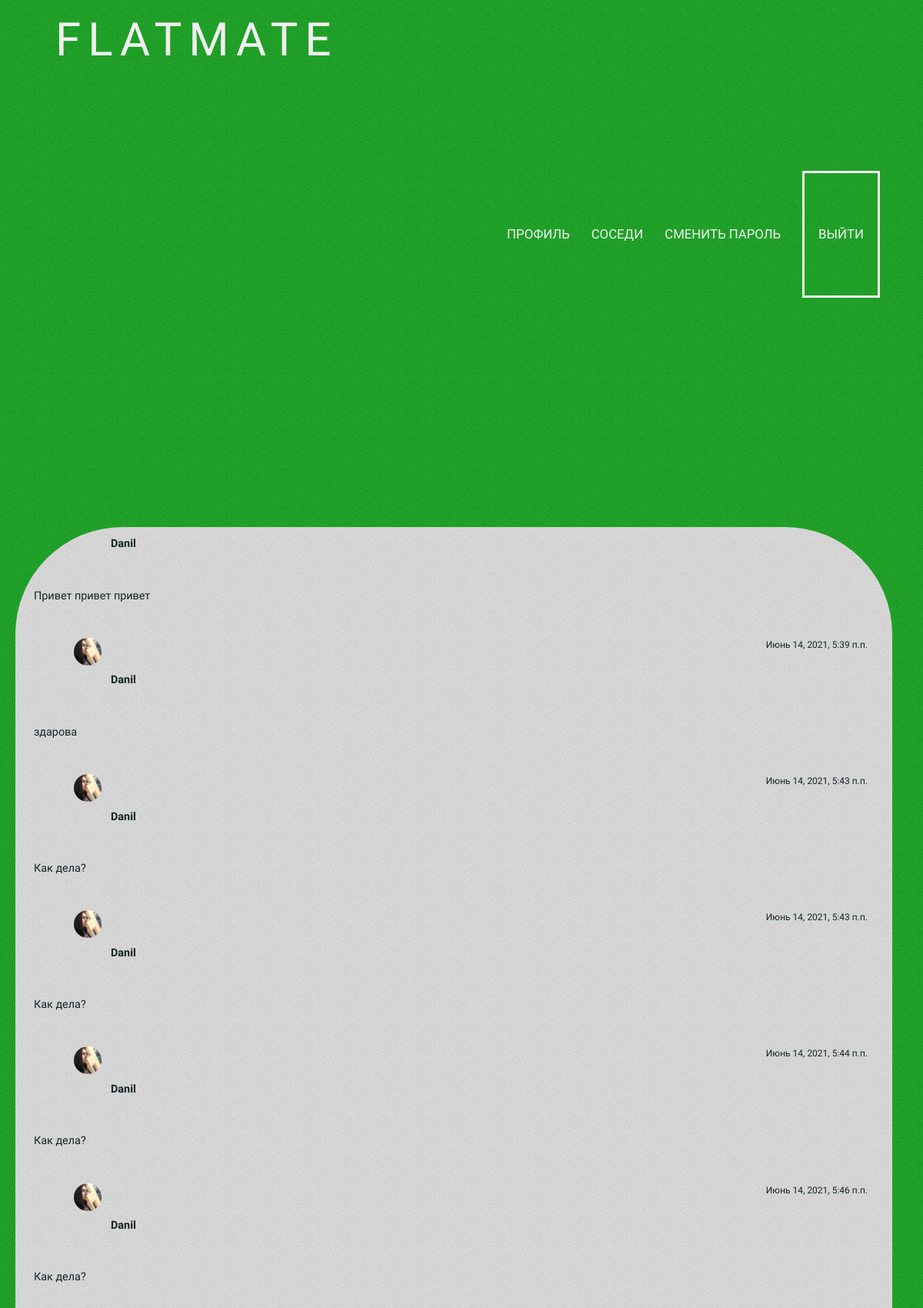
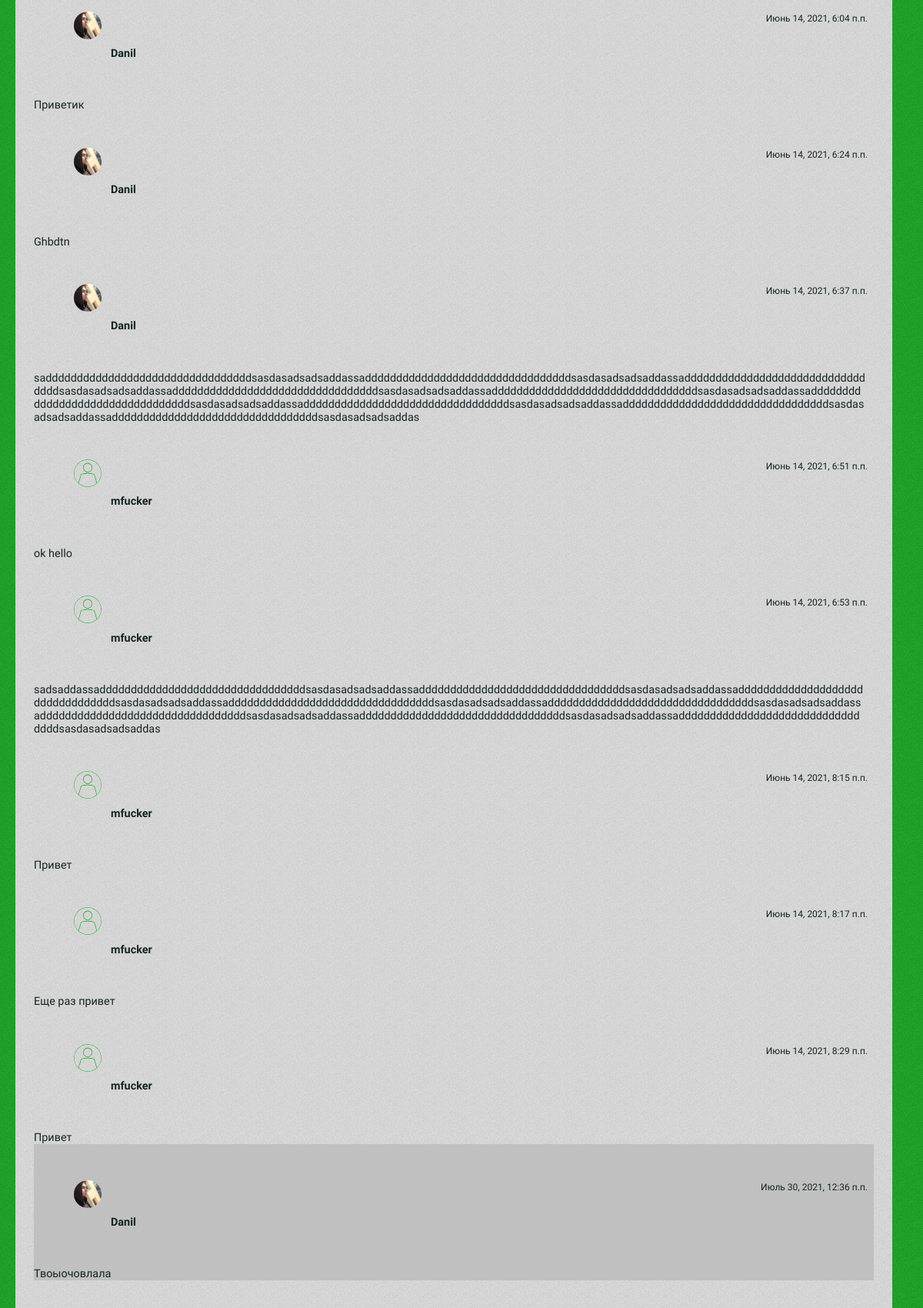
/messages/342/ (signed in, upper part), run on the app's committed database (2 pictures, top to bottom).
### flmate/models.py (models this page shows, shortened)
class Message(models.Model):
    chat = models.ForeignKey(Chatroom,verbose_name='Чат',on_delete=models.CASCADE)
    author = models.ForeignKey(User,verbose_name='Пользователь',on_delete=models.CASCADE)
    message = models.TextField('Сообщение')
    pub_date=models.DateTimeField('Дата сообщения',default=timezone.now)
    is_readed = models.BooleanField('Прочитано',default=False)
    class Meta:
        ordering=['pub_date']

class Profile(models.Model):
    TM_CHOICES=[('shTerm','Не длительный'),
                ('lgTerm','Продолжительный')]
    SUB_CHOICES=[
                ('Кировско-Выборгская',(
                        ('1','Девяткино'),
                        ('2','Гражданский проспект'),
                        ('3','Академическая'),
                        ('4','Политехническая'),
                        ('5','Площадь Мужестват'),
                        ('6','Лесная'),
                        ('7','Выборгская'),
                        ('8','Площадь Ленина'),
                        ('9','Чернышевская'),
                        ('10','Площадь Восстания'),
                        ('11','Владимирская'),
                        ('12','Пушкинская'),
                        ('13','Технологический институт'),
                        ('14','Балтийская'),
                        ('15','Нарвская'),
                        ('16','Кировский завод'),
                        ('17','Автово'),
                        ('18','Ленинский проспект'),
                        ('19','Проспект Ветеранов')
                        )
                ),
                ('Московско-Петроградская',(
                        ('20','Парнас'),
                        ('21','Проспект Просвещения'),
                        ('22','Озерки'),
                        ('23','Удельная'),
                        ('24','Пионерская'),
                        ('25','Чёрная речка'),
                        ('26','Петроградская'),
                        ('27','Горьковская'),
                        ('28','Невский проспект'),
                        ('29','Сенная площадь'),
                        ('30','Технологический институт'),
                        ('31','Фрунзенская'),
                        ('32','Московские ворота'),
                        ('33','Электросила'),
                        ('34','Парк Победы'),
                        ('35','Московская'),
                        ('36','Звёздная'),
                        ('37','Купчино')
                        )
                ),
                ('Невско-Василеостровская',(
                        ('38','Беговая'),
                        ('39','Зенит'),
                        ('40','Приморская'),
                        ('41','Василеостровская'),
                        ('42','Гостиный двор'),
                        ('43','Маяковская'),
                        ('44','Площадь Александра Невского'),
                        ('45','Елизаровская'),
                        ('46','Ломоносовская'),
                        ('47','Пролетарская'),
                        ('48','Обухово'),
                        ('49','Рыбацкое')
                        )
                ),
                ('Правобережная',(
                        ('50','Спасская'),
                        ('51','Достоевская'),
                        ('52','Лиговский проспект'),
                        ('53','Площадь Александра Невского'),
                        ('54','Новочеркасская'),
                        ('55','Ладожская'),
                        ('56','Проспект Большевиков'),
                        ('57','Улица Дыбенко')
                        )
                ),
                ('Фрунзенско-Приморская',(
                        ('58','Комендантский проспект'),
                        ('59','Старая Деревня'),
                        ('60','Крестовский остров'),
                        ('61','Чкаловская'),
                        ('62','Спортивная'),
                        ('63','Адмиралтейская'),
                        ('64','Садовая'),
                        ('65','Звенигородская'),
                        ('66','Обводный канал'),
                        ('67','Волковская'),
                        ('68','Бухарестская'),
                        ('69','Международная'),
                        ('70','Проспект Славы'),
                        ('71','Дунайская'),
                        ('72','Шушары')
                        )
                )]
    LST_CHOICES=[('early','Жаворонок'),
                ('something','Когда как'),
                ('late','Сова')]
    COMU_CHOICES=[('intrv','Интроверт'),
                ('extrv','Экстраверт')]
    BADIC_CHOICES=[('smokad','Курю'),
                ('drinad','Пью'),
                ('nodiet','Неправильно питаюсь'),
                ('gamead','Люблю игры'),
                ('lowmov','Малоподвижный образ жизни'),
                ('anotad','Есть другие зависимости'),
                ('noadic','Ничего из этого списка')]
    SOULV_CHOICES=[('lowsou','Люблю тишину'),
                ('midsou','Без разницы'),
                ('nomsou','Люблю громкую музыку')]
    GUESTS_CHOICES=[('noguest','Не люблю гостей'),
                ('hmguest','Нейтрально'),
                ('siguest','Гости это обязательно')]
    COMMUNISM_CHOICES=[('capitalism','У каждого своя еда и посуда'),
                ('idk','Cреднее'),
                ('communism','Можно все общее')]
    GENDER_CHOICES=[('man','Мужской'),
                ('inbetween','Не имеет значения'),
                ('woman','Женский')]
    RELIGY_CHOICES=[('сhrist','Христианство'),
                ('muslim','Ислам'),
                ('induism','Индуизм'),
                ('budism','Будизм'),
                ('iudaism','Иудаизм'),
                ('pastafarian','Пастафарианство'),
                ('ateism','Я считаю себя атеистом'),
                ('nosing','Это не имеет значения')]
    FRETIM_CHOICES=[('cafe','Кафе'),
                ('socnet','Соц.сети'),
                ('drinkin','Выпивка'),
                ('cinema','Кинотеатр'),
                ('culture','Культурные места: театры, выставки, музеи и т.д'),
                ('reading','Чтение'),
                ('activity','Активный отдых'),
                ('imprusf','Развитие себя'),
                ('games','Игры'),
                ('study','Учеба')]
    PETS_CHOICES=[('si','У меня есть питомец'),
                ('nomater','Мне без разницы'),
                ('no','Я против любой живности')]
    user = models.OneToOneField(settings.AUTH_USER_MODEL,on_delete=models.CASCADE)
    urAge= models.DecimalField(max_digits=2,decimal_places=0,default=18,verbose_name="Возраст:")
    rmAgeL= models.DecimalField(max_digits=2,decimal_places=0,default=18,verbose_name="От:")
    rmAgeU= models.DecimalField(max_digits=2,decimal_places=0,default=18,verbose_name="До:")
    rntLPrice = models.DecimalField(max_digits=5,decimal_places=0,default=10000,verbose_name="От:")
    rntUPrice = models.DecimalField(max_digits=5,decimal_places=0,default=15000,verbose_name="До:")
    rntTime = models.CharField(max_length=15, choices=TM_CHOICES, default='lgTerm',verbose_name="Срок аренды:")
    rntSubway = MultiSelectField( choices=SUB_CHOICES, default='0',verbose_name="Станции метро:")
    abuLST = models.CharField(max_length=15,choices=LST_CHOICES,default='early',verbose_name='Хронотип:')
    abuCOMU = models.CharField(max_length=10,choices=COMU_CHOICES,default='intrv',verbose_name='Темперамент:')
    abuBADIC = MultiSelectField(choices=BADIC_CHOICES, default='noadic',verbose_name="Вредные привычки:")
    abuORGL = models.DecimalField(max_digits=2,decimal_places=0,default=5,verbose_name="Уровень организованности (0-10):")
    abrTEMP = models.DecimalField(max_digits=2,decimal_places=0,default=24,verbose_name="Комфортная температура:")
    abrSOUL = models.CharField(max_length=25,choices=SOULV_CHOICES,default='midsou',verbose_name='Общий уровень шума:')
    abrCLEAN = models.DecimalField(max_digits=2,decimal_places=0,default=8,verbose_name="Кол-во уборок в месяц (0-30):")
    abrGUEST = models.CharField(max_length=25,choices=GUESTS_CHOICES,default='hmguest',verbose_name='Отношение к гостям:')
    abrCOMMUNISM = models.CharField(max_length=30,choices=COMMUNISM_CHOICES,default='idk',verbose_name='Отношение к быту:')
    aprUGEN=models.CharField(max_length=20,choices=GENDER_CHOICES,default='inbetween',verbose_name='Пол:')
    aprR8GEN=models.CharField(max_length=20,choices=GENDER_CHOICES,default='inbetween',verbose_name='Пол:')
    aprURRELIGY=models.CharField(max_length=25,choices=RELIGY_CHOICES,default='pastafarian',verbose_name='Религия:')
    aprR8RELIGY=models.CharField(max_length=25,choices=RELIGY_CHOICES,default='pastafarian',verbose_name='Религия:')
    aprFRETM = MultiSelectField( choices=FRETIM_CHOICES, default='imprusf',verbose_name="Cвободное время:")
    aprPETS = models.CharField(max_length=15,choices=PETS_CHOICES,default='nomater',verbose_name='Питомцы допустимы?')
    aprTELLUS = models.TextField(max_length=160,default='Мне было лень это менять.',verbose_name='Пара слов о тебе (160 символов):')
    photo = models.ImageField(upload_to='users/%Y/%m/%d', blank=True,verbose_name='Тут можно загрузить свое фото', default='users/profdef.svg')
    active= models.BooleanField(default=False)

### flmate/views.py (the view, shortened to what this page needs)
# urls.py: url(r'^messages/(?P<chat_id>\d+)/$', messages, name='messages'),
@login_required
def messages(request,chat_id):
    if request.method == 'GET':
        try:
            chat = Chatroom.objects.get(id=chat_id)
            if request.user in chat.members.all():
                chat.message_set.filter(is_readed=False).exclude(author=request.user).update(is_readed=True)
            else:
                chat = None
        except Chatroom.DoesNotExist:
            chat = None
        return render(
            request,
            'account/messages.html',
            {
                'user_profile': request.user,
                'chat': chat,
                'form': MessageForm()
            }
        )

### flmate/templates/account/messages.html (shortened to what this page needs)
{% extends "base.html" %}
{% block content %}
{% if not chat %}
    <h3>Невозможно начать этот чат</h3>
{% else %}
{% load tz %}
<div id="mesPanel" style="overflow-y: scroll;overflow-x: hidden;">
    {% for message in chat.message_set.all %}
        {% include 'account/message.html' with message_item=message %}
    {% endfor %}
</div>
{% endif %}
{% endblock %}

### flmate/templates/account/message.html
{% load tz %}
<div class="mesbody{% if not message_item.is_readed %}-unreaded{% endif %}">
    <ul class="mesMeta">
        <li class='photo'><img src='{{message_item.author.profile.photo.url}}'></li>
        <li class="authName">
            <strong>{{ message_item.author.username }}</strong>
        </li>
        <li class="dateMes"><small>{{ message_item.pub_date|utc }}</small></li>
    </ul>
    <div class='mestxt'>{{ message_item.message|safe }}</div>
</div>

### flmate/static/flmate/style.css (style rules this page uses)
body { text-align: center; background-color: #F0F0F0; color:rgb(21, 36, 36); }
body#mainpage { text-align: center; background-color: #00AA0B; color:#F0F0F0; }
div#mesPanel { position: relative; background-color: #F0F0F0; color:rgb(21, 36, 36); width: 91vw; left: 1vw; margin-top: 2vh; height: 55vh; border-radius: 3vh; padding: 2vh 2vw 6vh 2vw; font-size: 1.2vw; font-family: Raleway; font-style: normal; -ms-overflow-style: none; scrollbar-width: none; }
ul.mesMeta { width: 100%; position: relative; list-style: none; display: inline-block; margin-top: 1vh; margin-bottom: 1vh; margin-left: 1vw; margin-right: 1vw; }
li.photo { float:left; }
li.photo img { height:3vw; width:3vw; border-radius: 100vw; }
li.authName { margin-left: 1vw; margin-top: 1vh; float:left; }
li.dateMes { float:right; margin-right: 5vw; }
div.mestxt { text-align: left; width: 99%; word-wrap: break-word; }
div.mesbody-unreaded { background-color: #c0c0c0; }

### data on the page
Message: author.profile.photo (picture), author.username "Danil", message "Привет привет привет"
Message: author.profile.photo (picture), author.username "Danil", pub_date|utc "Июнь 14, 2021, 5:39 п.п.", message "здарова"
Message: author.profile.photo (picture), author.username "Danil", pub_date|utc "Июнь 14, 2021, 5:43 п.п.", message "Как дела?"
Message: author.profile.photo (picture), author.username "Danil", pub_date|utc "Июнь 14, 2021, 5:43 п.п.", message "Как дела?"
Message: author.profile.photo (picture), author.username "Danil", pub_date|utc "Июнь 14, 2021, 5:44 п.п.", message "Как дела?"
Message: author.profile.photo (picture), author.username "Danil", pub_date|utc "Июнь 14, 2021, 5:46 п.п.", message "Как дела?"
Message: author.profile.photo (picture), author.username "Danil", pub_date|utc "Июнь 14, 2021, 6:04 п.п.", message "Приветик"
Message: author.profile.photo (picture), author.username "Danil", pub_date|utc "Июнь 14, 2021, 6:24 п.п.", message "Ghbdtn"
Message: author.profile.photo (picture), author.username "Danil", pub_date|utc "Июнь 14, 2021, 6:37 п.п.", message "sadddddddddddddddddddddddddddddddddsasdasadsadsaddassadddddddddddddddddddddddddddddddddsasdasadsadsaddassadddddddddddddddddddddddddddddddddsasdasadsadsaddassadddddddddddddddddddddddddddddddddsasdasadsadsaddassadddddddddddddddddddddddddddddddddsasdasadsadsaddassadddddddddddddddddddddddddddddddddsasdasadsadsaddassadddddddddddddddddddddddddddddddddsasdasadsadsaddassadddddddddddddddddddddddddddddddddsasdasadsadsaddassadddddddddddddddddddddddddddddddddsasdasadsadsaddas"
Message: author.profile.photo (picture), author.username "mfucker", pub_date|utc "Июнь 14, 2021, 6:51 п.п.", message "ok hello"
Message: author.profile.photo (picture), author.username "mfucker", pub_date|utc "Июнь 14, 2021, 6:53 п.п.", message "sadsaddassadddddddddddddddddddddddddddddddddsasdasadsadsaddassadddddddddddddddddddddddddddddddddsasdasadsadsaddassadddddddddddddddddddddddddddddddddsasdasadsadsaddassadddddddddddddddddddddddddddddddddsasdasadsadsaddassadddddddddddddddddddddddddddddddddsasdasadsadsaddassadddddddddddddddddddddddddddddddddsasdasadsadsaddassadddddddddddddddddddddddddddddddddsasdasadsadsaddassadddddddddddddddddddddddddddddddddsasdasadsadsaddas"
Message: author.profile.photo (picture), author.username "mfucker", pub_date|utc "Июнь 14, 2021, 8:15 п.п.", message "Привет"
Message: author.profile.photo (picture), author.username "mfucker", pub_date|utc "Июнь 14, 2021, 8:17 п.п.", message "Еще раз привет"
Message: author.profile.photo (picture), author.username "mfucker", pub_date|utc "Июнь 14, 2021, 8:29 п.п.", message "Привет"
Message: author.profile.photo (picture), author.username "Danil", pub_date|utc "Июль 30, 2021, 12:36 п.п.", message "Твоыочовлала"
